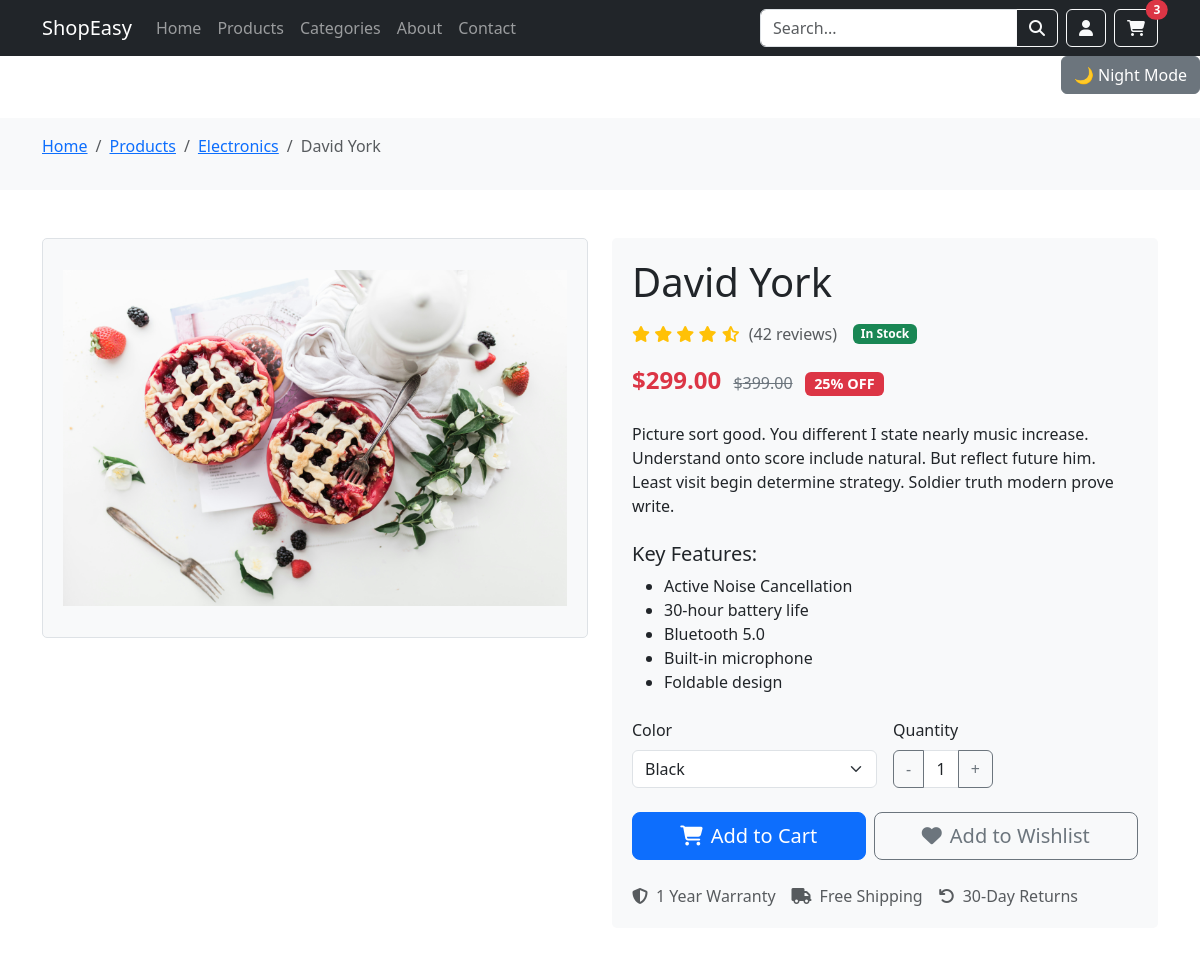
/product/Jimmy (upper part), run on an earlier commit of the app's database.
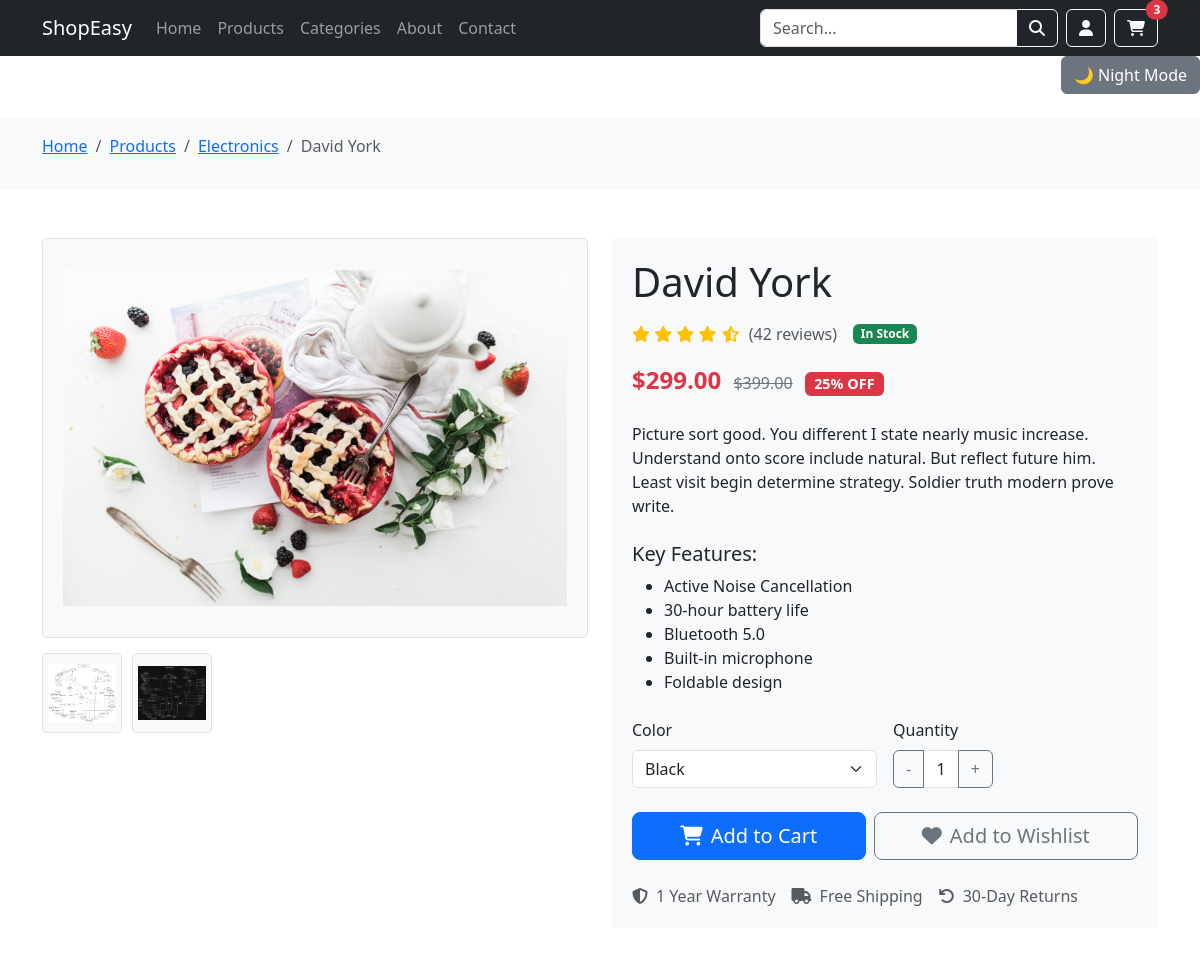
And on a later commit of the database.
### core/models.py (models this page shows, shortened)
class Product(models.Model):
    title = models.CharField(max_length=200)
    description = models.TextField()
    price = models.DecimalField(max_digits=10, decimal_places=2)
    discount_price = models.DecimalField(max_digits=10, decimal_places=2, null=True, blank=True)
    image = models.ImageField(upload_to='products/', null=True, blank=True)
    created_at = models.DateTimeField(auto_now_add=True)
    updated_at = models.DateTimeField(auto_now=True)
    is_featured = models.BooleanField(default=False)
    is_active = models.BooleanField(default=True)
    stock = models.PositiveIntegerField(default=0)
    sku = models.CharField(max_length=200, unique=True)
    slug = models.SlugField(unique=True)
    category = models.ForeignKey('Category', on_delete=models.CASCADE, related_name='products')
    @property
    def discount_percentage(self):
        if self.discount_price and self.price:
            discount = ((self.price - self.discount_price) / self.price) * 100
            return round(discount)

class ProductImage(models.Model):
    product = models.ForeignKey(Product, on_delete=models.CASCADE, related_name='images')
    image = models.ImageField(upload_to='product_images/')
    is_featured = models.BooleanField(default=False)
    order = models.PositiveIntegerField(default=0)
    class Meta:
        ordering = ['order']

### core/views.py (the view)
# urls.py: path("product/<slug>", views.view_product, name="view_product"),
def view_product(request, slug):
    product = get_object_or_404(Product.objects.prefetch_related('images'), slug=slug)
    products = Product.objects.all().order_by('-created_at')[:4]
    categories = Category.objects.all()
    context = {
        'product': product,
        'products': products,
        'categories': categories,
    }
    return render(request, "core/detail.html", context)

### core/templates/core/detail.html (shortened to what this page needs)
{% extends 'core/base.html' %}
{% block content %}
    <section class="py-3 bg-light">
        <div class="container">
            <nav aria-label="breadcrumb">
                <ol class="breadcrumb">
                    <li class="breadcrumb-item"><a href="{% url 'core:index' %}">Home</a></li>
                    <li class="breadcrumb-item"><a href="{% url 'core:shop' %}">Products</a></li>
                    <li class="breadcrumb-item"><a href="#">Electronics</a></li>
                    <li class="breadcrumb-item active" aria-current="page">{{product.title}}</li>
                </ol>
            </nav>
        </div>
    </section>
    <section class="py-5">
        <div class="container">
            <div class="row">
                <div class="col-lg-6">
                    <div class="product-gallery">
                        <img id="mainImage" src="{{product.image.url}}" class="img-fluid main-image" alt="Wireless Headphones">
                        <div class="thumbnail-container">
                            {% for image in product.images.all %}
                            <img src="{{image.image.url}}" class="thumbnail" onclick="changeImage(this)" alt="Thumbnail {{forloop.counter}}">
                            {% endfor %}
                            </div>
                    </div>
                </div>
                <div class="col-lg-6">
                    <div class="product-info">
                        <h1 class="mb-3">{{product.title}}</h1>
                        <div class="d-flex align-items-center mb-3">
                            <div class="rating-stars me-2">
                                <i class="fas fa-star"></i>
                                <i class="fas fa-star"></i>
                                <i class="fas fa-star"></i>
                                <i class="fas fa-star"></i>
                                <i class="fas fa-star-half-alt"></i>
                            </div>
                            <span class="text-muted">(42 reviews)</span>
                            <span class="badge bg-success ms-3">In Stock</span>
                        </div>
                        <div class="mb-4">
                            <span class="price">${{product.discount_price}}</span>
                            <span class="original-price ms-2">${{product.price}}</span>
                            <span class="badge bg-danger discount-badge ms-2">{{product.discount_percentage}}% OFF</span>
                        </div>
                        <p class="mb-4">{{product.description}}</p>
                        <div class="mb-4">
                            <h5>Key Features:</h5>
                            <ul>
                                <li>Active Noise Cancellation</li>
                                <li>30-hour battery life</li>
                                <li>Bluetooth 5.0</li>
                                <li>Built-in microphone</li>
                                <li>Foldable design</li>
                            </ul>
                        </div>
                        <form class="mb-4">
                            <div class="row g-3">
                                <div class="col-md-6">
                                    <label for="color" class="form-label">Color</label>
                                    <select class="form-select" id="color">
                                        <option selected>Black</option>
                                    </select>
                                </div>
                                <div class="col-md-6">
                                    <label for="quantity" class="form-label">Quantity</label>
                                    <div class="input-group quantity-selector">
                                        <button class="btn btn-outline-secondary" type="button" id="decrement">-</button>
                                        <input type="text" class="form-control text-center" value="1" id="quantity">
                                        <button class="btn btn-outline-secondary" type="button" id="increment">+</button>
                                    </div>
                                </div>
                            </div>
                        </form>
                        <div class="d-flex flex-wrap gap-2 mb-4">
                            <button class="btn btn-primary btn-lg flex-grow-1">
                                <i class="fas fa-shopping-cart me-2"></i>Add to Cart
                            </button>
                            <button class="btn btn-outline-secondary btn-lg flex-grow-1">
                                <i class="fas fa-heart me-2"></i>Add to Wishlist
                            </button>
                        </div>
                        <div class="d-flex flex-wrap gap-3">
                            <div class="d-flex align-items-center text-muted">
                                <i class="fas fa-shield-alt me-2"></i>
                                <span>1 Year Warranty</span>
                            </div>
                            <div class="d-flex align-items-center text-muted">
                                <i class="fas fa-truck me-2"></i>
                                <span>Free Shipping</span>
                            </div>
                            <div class="d-flex align-items-center text-muted">
                                <i class="fas fa-undo me-2"></i>
                                <span>30-Day Returns</span>
                            </div>
                        </div>
                    </div>
                </div>
            </div>
        </div>
    </section>
{% endblock %}

### core/templates/core/base.html (shortened to what this page needs)
<!DOCTYPE html>
<html lang="en">
<head>
    <link href="https://cdn.jsdelivr.net/npm/bootstrap@5.3.0/dist/css/bootstrap.min.css" rel="stylesheet">
    <link rel="stylesheet" href="https://cdnjs.cloudflare.com/ajax/libs/font-awesome/6.4.0/css/all.min.css">
</head>
<body>
    {% url 'core:index' as index_url %}
    {% url 'core:shop' as shop_url %}
    {% url 'core:cat' as cat_url %}
    {% url 'core:about' as about_url %}
    {% url 'core:contact' as contact_url %}
    <nav class="navbar navbar-expand-lg navbar-dark bg-dark sticky-top">
        <div class="container">
            <a class="navbar-brand" href="{% url 'core:index' %}">ShopEasy</a>
            <div class="collapse navbar-collapse" id="navbarNav">
                <ul class="navbar-nav me-auto">
                    <li class="nav-item">
                        {% if request.path == index_url %}
                        <a class="nav-link active" href="{% url 'core:index' %}">Home</a>
                        {% else %}
                        <a class="nav-link" href="{% url 'core:index' %}">Home</a>
                        {% endif %}
                    </li>
                    <li class="nav-item">
                        {% if request.path == shop_url %}
                        <a class="nav-link active" href="{% url 'core:shop' %}">Products</a>
                        {% else %}
                        <a class="nav-link" href="{% url 'core:shop' %}">Products</a>
                        {% endif %}
                    </li>
                    <li class="nav-item">
                        {% if request.path == cat_url %}
                        <a class="nav-link active" href="{% url 'core:cat' %}">Categories</a>
                        {% else %}
                        <a class="nav-link" href="{% url 'core:cat' %}">Categories</a>
                        {% endif %}
                    </li>
                    <li class="nav-item">
                        {% if request.path == about_url %}
                        <a class="nav-link active" href="{% url 'core:about' %}">About</a>
                        {% else %}
                        <a class="nav-link" href="{% url 'core:about' %}">About</a>
                        {% endif %}
                    </li>
                    <li class="nav-item">
                        {% if request.path == contact_url %}
                        <a class="nav-link active" href="{% url 'core:contact' %}">Contact</a>
                        {% else %}
                        <a href="{% url 'core:contact' %}" class="nav-link">Contact</a>
                        {% endif %}
                    </li>
                </ul>
                <div class="d-flex">
                    <form class="d-flex me-2" action="search.html" method="GET">
                        <div class="input-group">
                            <input type="text" class="form-control" placeholder="Search..." name="q" aria-label="Search">
                            <button class="btn btn-outline-light" type="submit">
                                <i class="fas fa-search"></i>
                            </button>
                        </div>
                    </form>
                    <a href="#" class="btn btn-outline-light me-2"><i class="fas fa-user"></i></a>
                    <a href="#" class="btn btn-outline-light position-relative">
                        <i class="fas fa-shopping-cart"></i>
                        <span class="position-absolute top-0 start-100 translate-middle badge rounded-pill bg-danger">
                            3
                        </span>
                    </a>
                </div>
            </div>
        </div>
    </nav>
    <div class="text-end mb-4">
        <button id="night-mode-toggle" class="btn btn-secondary">
            🌙 Night Mode
        </button>
    </div>
    {% block content %}
    {% endblock %}
</body>
</html>

### core/templates/core/base.html (style rules this page uses)
.product-gallery { position: relative; }
.main-image { border: 1px solid #dee2e6; border-radius: 5px; margin-bottom: 15px; height: 400px; object-fit: contain; background: #f8f9fa; padding: 20px; }
.thumbnail-container { display: flex; gap: 10px; }
.thumbnail { width: 80px; height: 80px; object-fit: contain; border: 1px solid #dee2e6; border-radius: 5px; cursor: pointer; padding: 5px; background: #f8f9fa; }
.product-info { background: #f8f9fa; padding: 20px; border-radius: 5px; }
.price { font-size: 1.5rem; font-weight: bold; color: #dc3545; }
.original-price { text-decoration: line-through; color: #6c757d; }
.discount-badge { font-size: 0.9rem; }
.quantity-selector { width: 100px; }
.rating-stars { color: #ffc107; }
.breadcrumb { background-color: transparent; padding: 0; }

What changed in the data, as far as the page shows it:
added ProductImage: image (picture)
added ProductImage: image (picture)
